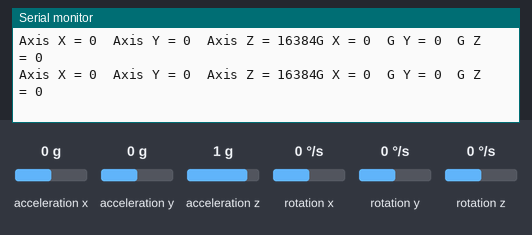
Recording of a sketch running on a simulated Arduino Uno, built with avr-gcc and run on an emulated ATmega328P. Parts: the last lines printed to the serial monitor. Inputs (shaded band) come from the test bench; at power-on: acceleration x 0 g, acceleration y 0 g, acceleration z 1 g, rotation x 0 °/s, rotation y 0 °/s, rotation z 0 °/s.

Above: at 1.2 s.
1.3 s: acceleration x set to -1.4 g
At 1.9 s:
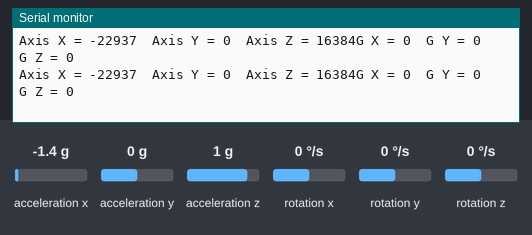
4.3 s: acceleration y set to -1.4 g
At 5.0 s:
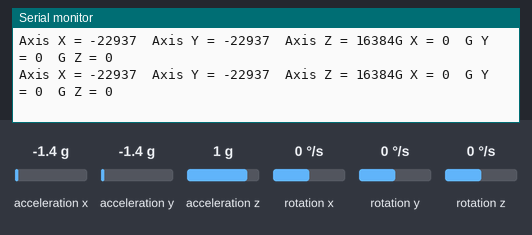
7.3 s: acceleration z set to -1.4 g
At 7.8 s:
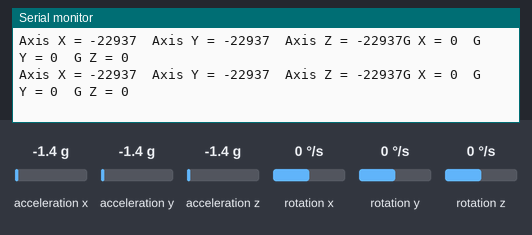
10.3 s: rotation x set to 100 °/s
At 11.2 s:
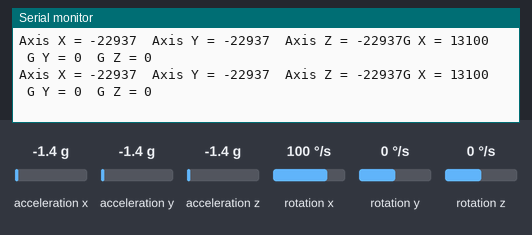
13.3 s: rotation y set to 100 °/s
At 14.3 s:
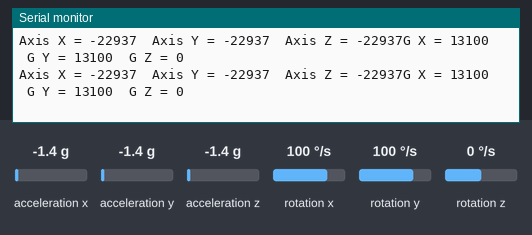
16.3 s: rotation z set to -192 °/s
At 16.5 s:
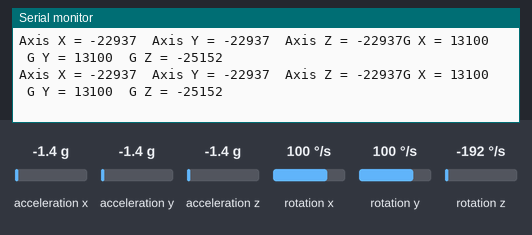

The sketch:

mpu6050.ino
```cpp
#include "Wire.h"
#include "I2Cdev.h"
#include "MPU6050.h"

MPU6050 mpu;

int16_t ax, ay, az;
int16_t gx, gy, gz;


int data[6];


void setup() {
  Serial.begin(9600);
  Wire.begin();
  mpu.initialize();

}

void loop() {


  mpu.getMotion6(&ax, &ay, &az, &gx, &gy, &gz);

  data[0] = ax;
  data[1] = ay;
  data[2] = az;
   data[3] = gx;
  data[4] = gy;
  data[5] = gz;

  delay(50);

  Serial.print("Axis X = ");
  Serial.print(data[0]);
  Serial.print("  ");
  Serial.print("Axis Y = ");
  Serial.print(data[1]);
  Serial.print("  ");
  Serial.print("Axis Z = ");
  Serial.print(data[2]);
  Serial.print("G X = ");
  Serial.print(data[3]);
  Serial.print("  ");
  Serial.print("G Y = ");
  Serial.print(data[4]);
  Serial.print("  ");
  Serial.print("G Z = ");
  Serial.println(data[5]);

}
```

Measured:
- after the input at 1.3 s, the serial monitor: prints a new line after 0.11 s (image 1)
- after the input at 4.3 s, the serial monitor: prints a new line after 0.09 s (image 2)
- after the input at 7.3 s, the serial monitor: prints a new line after 0.13 s (image 3)
- after the input at 10.3 s, the serial monitor: prints a new line after 0.14 s (image 4)
- after the input at 13.3 s, the serial monitor: prints a new line after 0.13 s (image 5)
- after the input at 16.3 s, the serial monitor: prints a new line after 0.10 s (image 6)
